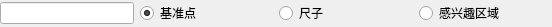
<ui version="4.0">
 <class>qSlicerAnnotationModuleIOOptionsWidget</class>
 <widget class="qSlicerWidget" name="qSlicerAnnotationModuleIOOptionsWidget">
  <property name="geometry">
   <rect>
    <x>0</x>
    <y>0</y>
    <width>552</width>
    <height>27</height>
   </rect>
  </property>
  <property name="windowTitle">
   <string>体积选项</string>
  </property>
  <layout class="QHBoxLayout" name="horizontalLayout">
   <property name="margin">
    <number>0</number>
   </property>
   <item>
    <widget class="QLineEdit" name="NameLineEdit">
     <property name="sizePolicy">
      <sizepolicy hsizetype="Preferred" vsizetype="Fixed">
       <horstretch>0</horstretch>
       <verstretch>0</verstretch>
      </sizepolicy>
     </property>
    </widget>
   </item>
   <item>
    <widget class="QRadioButton" name="FiducialRadioButton">
     <property name="text">
      <string>基准点</string>
     </property>
     <property name="checked">
       <bool>true</bool>
     </property>
    </widget>
   </item>
   <item>
    <widget class="QRadioButton" name="RulerRadioButton">
     <property name="text">
      <string>尺子</string>
     </property>
    </widget>
   </item>
   <item>
    <widget class="QRadioButton" name="ROIRadioButton">
     <property name="text">
      <string>感兴趣区域</string>
     </property>
    </widget>
   </item>
  </layout>
 </widget>
 <customwidgets>
  <customwidget>
   <class>qSlicerWidget</class>
   <extends>QWidget</extends>
   <header>qSlicerWidget.h</header>
   <container>1</container>
  </customwidget>
 </customwidgets>
 <resources />
 <connections />
</ui>
